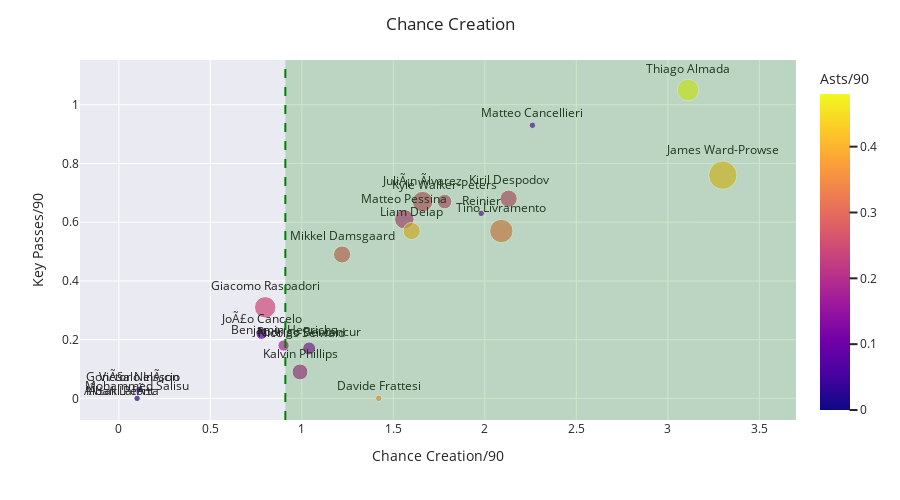

This figure's notebook cell:
### Code cell
#Analysing Chance Creation ability
fig = px.scatter(df, x="K Ps/90", y="Ch C/90", text="Name", log_x=False, size_max=20, color='Asts/90',size="Ast")
#fig.update_yaxes(autorange="reversed")
fig.update_traces(textposition='top center')
fig.update_layout(height=500)
fig.update_xaxes(title_text='Chance Creation/90')
fig.update_yaxes(title_text='Key Passes/90')
fig.add_vline(x=0.91, opacity=1, line_width=2, line_dash='dash', line_color='green')
fig.add_vrect(x0=0.91, x1=df["K Ps/90"].max()+0.4, line_width=0, fillcolor="green", opacity=0.2)
for template in ["seaborn"]:
    fig.update_layout(template=template, title="Chance Creation")
fig.show()

### Figure 1 — Plotly figure (JSON) as saved in the notebook; plotly's stock layout.template omitted (floating-point values rounded to 4 significant figures)
{"data": [{"hovertemplate": "K Ps/90=%{x}<br>Ch C/90=%{y}<br>Ast=%{marker.size}<br>Name=%{text}<br>Asts/90=%{marker.color}<extra></extra>", "legendgroup": "", "marker": {"color": [0.22, 0.32, 0.48, 0, 0.07, 0.25, 0.14, 0.02, 0.41, 0.09, 0.24, 0.18, 0, 0, 0.19, 0.03, 0.36, 0, 0.08, 0.24, 0.24, 0.4, 0.28], "coloraxis": "coloraxis", "size": [9, 13, 11, 0, 3, 10, 4, 1, 19, 1, 5, 3, 0, 0, 6, 1, 1, 0, 1, 11, 7, 7, 7], "sizemode": "area", "sizeref": 0.0475, "symbol": "circle"}, "mode": "markers+text", "name": "", "orientation": "v", "showlegend": false, "text": ["Matteo Pessina", "Tino Livramento", "Thiago Almada", "GonÃ§alo InÃ¡cio", "JoÃ£o Cancelo", "JuliÃ¡n Ãlvarez", "Rodrigo Bentancur", "Mohammed Salisu", "James Ward-Prowse", "Reinier", "Kyle Walker-Peters", "Benjamin Henrichs", "IÃ±aki PeÃ±a", "Alban Lafont", "Kalvin Phillips", "Victor Nelsson", "Davide Frattesi", "Nicolas Seiwald", "Matteo Cancellieri", "Giacomo Raspadori", "Kiril Despodov", "Liam Delap", "Mikkel Damsgaard"], "textposition": "top center", "type": "scatter", "x": [1.56, 2.09, 3.11, 0.08, 0.78, 1.66, 1.04, 0.1, 3.3, 1.98, 1.78, 0.9, 0.02, 0, 0.99, 0.11, 1.42, 1, 2.26, 0.8, 2.13, 1.6, 1.22], "xaxis": "x", "y": [0.61, 0.57, 1.05, 0.05, 0.22, 0.67, 0.17, 0, 0.76, 0.63, 0.67, 0.18, 0, 0, 0.09, 0.03, 0, 0.2, 0.93, 0.31, 0.68, 0.57, 0.49], "yaxis": "y"}], "layout": {"coloraxis": {"colorbar": {"title": {"text": "Asts/90"}}, "colorscale": [[0, "#0d0887"], [0.1111, "#46039f"], [0.2222, "#7201a8"], [0.3333, "#9c179e"], [0.4444, "#bd3786"], [0.5556, "#d8576b"], [0.6667, "#ed7953"], [0.7778, "#fb9f3a"], [0.8889, "#fdca26"], [1, "#f0f921"]]}, "height": 500, "legend": {"itemsizing": "constant", "tracegroupgap": 0}, "margin": {"t": 60}, "shapes": [{"line": {"color": "green", "dash": "dash", "width": 2}, "opacity": 1, "type": "line", "x0": 0.91, "x1": 0.91, "xref": "x", "y0": 0, "y1": 1, "yref": "y domain"}, {"fillcolor": "green", "line": {"width": 0}, "opacity": 0.2, "type": "rect", "x0": 0.91, "x1": 3.7, "xref": "x", "y0": 0, "y1": 1, "yref": "y domain"}], "title": {"text": "Chance Creation"}, "xaxis": {"anchor": "y", "domain": [0, 1], "title": {"text": "Chance Creation/90"}}, "yaxis": {"anchor": "x", "domain": [0, 1], "title": {"text": "Key Passes/90"}}}}
